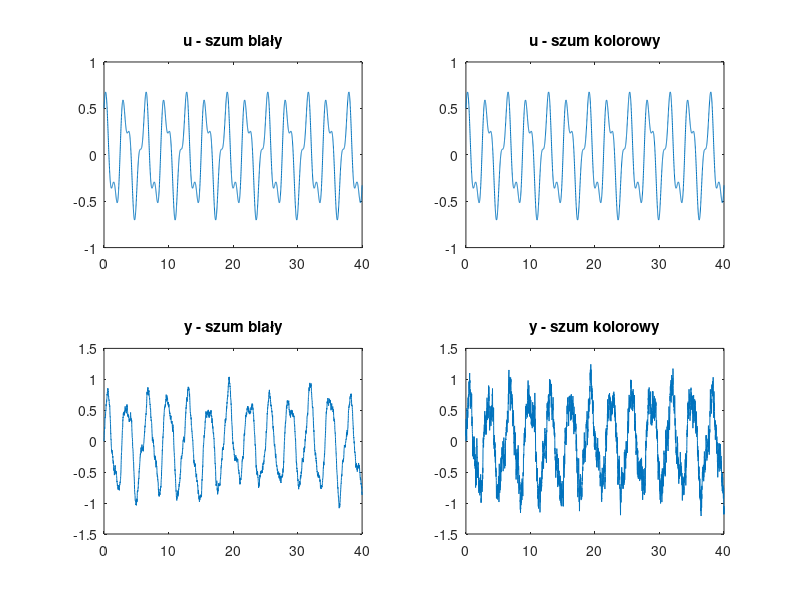
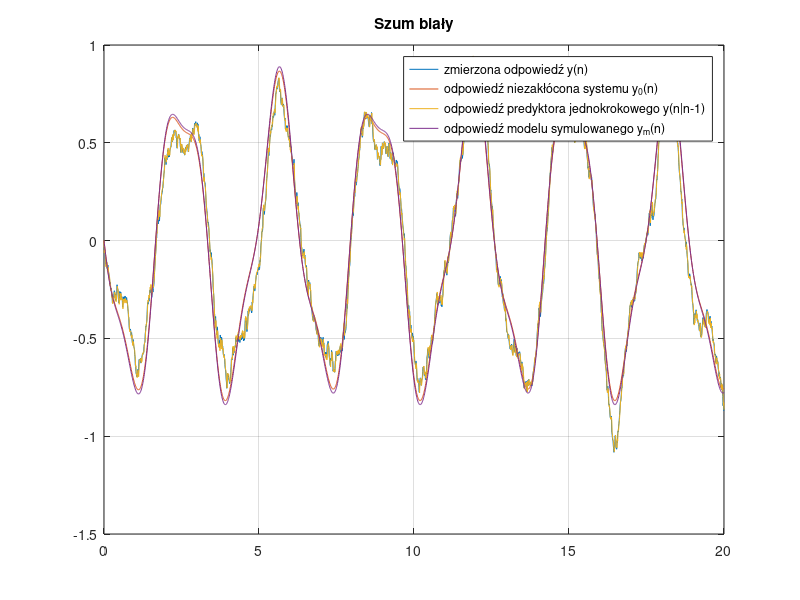
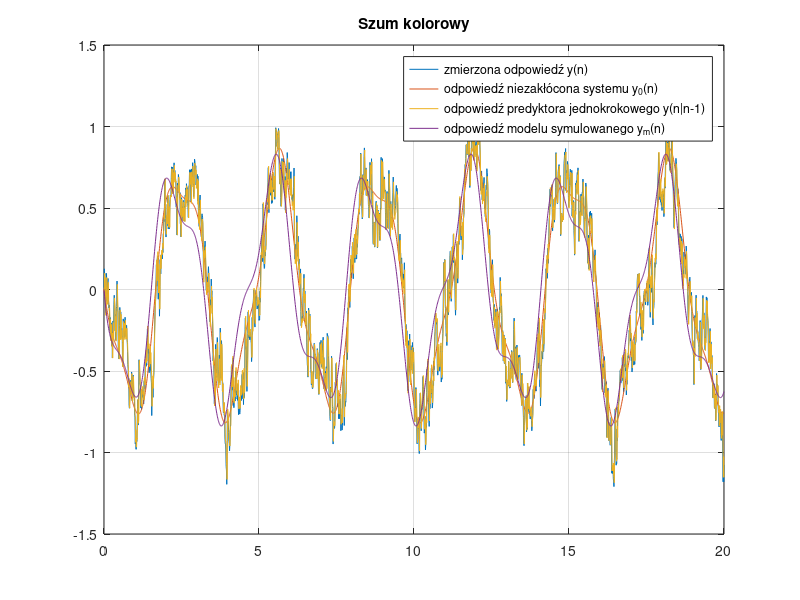

The MATLAB script that drew these images, in order:
close all; clear; clc;

%% Wyświetlenie danych pomiarowych
load IdentWsadowaDyn.mat

Tp = 0.01;
n = 1:length(DaneDynW);
uW = DaneDynW(n, 1);
yW = DaneDynW(n, 2);
uC = DaneDynC(n, 1);
yC = DaneDynC(n, 2);
N = length(uW);
t = (0:N-1) * Tp;

figure
subplot(2, 2, 1)
plot(t, uW)
title('u - szum biały')
subplot(2, 2, 2)
plot(t, uC)
title('u - szum kolorowy')
subplot(2, 2, 3)
plot(t, yW)
title('y - szum biały')
subplot(2, 2, 4)
plot(t, yC)
title('y - szum kolorowy')

%% Podział danych pomiarowych na 2 podzbiory
uW_est = uW(1:fix(N/2));
uW_wer = uW(fix(N/2)+1:end);

yW_est = yW(1:fix(N/2));
yW_wer = yW(fix(N/2)+1:end);

uC_est = uC(1:fix(N/2));
uC_wer = uC(fix(N/2)+1:end);

yC_est = yC(1:fix(N/2));
yC_wer = yC(fix(N/2)+1:end);

N_est = length(uW_est);
N_wer = length(uW_wer);
d = 2;

%% Identyfikacja - szum biały
% phiT(n) = [y(n-1) u(n-1)]
PhiW = zeros(N_est, d);
for k=2:N_est
    PhiW(k, :) = [yW_est(k-1), uW_est(k-1)];
end

pLSW = pinv(PhiW) * yW_est;
TW = -Tp / log(pLSW(1));
kW = pLSW(2) / (1 - pLSW(1));

%% Identyfikacja - szum kolorowy
% phiT(n) = [y(n-1) u(n-1)]
PhiC = zeros(N_est, d);
for k=2:N_est
    PhiC(k, :) = [yC_est(k-1), uC_est(k-1)];
end

pLSC = pinv(PhiC) * yC_est;
TC = -Tp / log(pLSC(1));
kC = pLSC(2) / (1 - pLSC(1));

%% Wykresy - szum biały
t_wer = (0:N_wer-1)*Tp;
G0 = tf(2.0, [0.5, 1]);

GW = tf(kW, [TW, 1]);
y0W = lsim(G0, uW_wer, t_wer);
yW_hat = zeros(N_wer, 1);
for k=2:N_wer
    yW_hat(k) = pLSW(1) * yW_wer(k-1) + pLSW(2) * uW_wer(k-1);
end
ymW = lsim(GW, uW_wer, t_wer);

figure
plot(t_wer, yW_wer)
hold on
plot(t_wer, y0W)
plot(t_wer, yW_hat)
plot(t_wer, ymW)
legend('zmierzona odpowiedź y(n)', 'odpowiedź niezakłócona systemu y_0(n)', 'odpowiedź predyktora jednokrokowego y(n|n-1)', 'odpowiedź modelu symulowanego y_m(n)')
title('Szum biały')
grid on

%% Wykresy - szum kolorowy
GC = tf(kC, [TC, 1]);
y0C = lsim(G0, uC_wer, t_wer);
yC_hat = zeros(N_wer, 1);
for k=2:N_wer
    yC_hat(k) = pLSC(1) * yC_wer(k-1) + pLSC(2) * uC_wer(k-1);
end
ymC = lsim(GC, uC_wer, t_wer);

figure
plot(t_wer, yC_wer)
hold on
plot(t_wer, y0C)
plot(t_wer, yC_hat)
plot(t_wer, ymC)
legend('zmierzona odpowiedź y(n)', 'odpowiedź niezakłócona systemu y_0(n)', 'odpowiedź predyktora jednokrokowego y(n|n-1)', 'odpowiedź modelu symulowanego y_m(n)')
title('Szum kolorowy')
grid on
